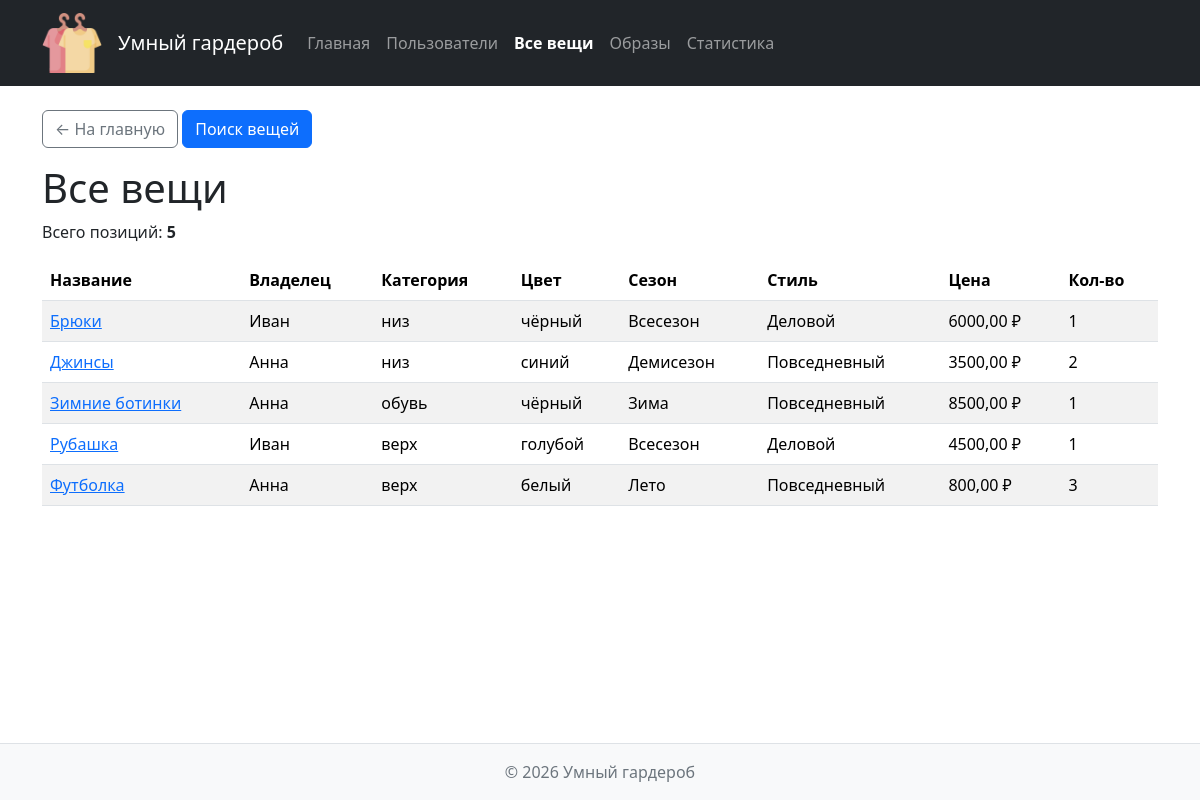
Screenshot of /clothing/ with the database file from the repository.
### wardrobe/views.py (the view)
# urls.py: path("", views.clothing_list, name="clothing_list"),
def clothing_list(request):
    conn = get_connection()
    conn.row_factory = sqlite3.Row
    items = conn.execute(
        """
        SELECT ci.id, ci.name, ci.color,
               ci.price, ci.quantity,
               cat.name AS category_name, u.name AS user_name,
               CASE ci.season
                   WHEN 'summer' THEN 'Лето'
                   WHEN 'winter' THEN 'Зима'
                   WHEN 'demiseason' THEN 'Демисезон'
                   WHEN 'all_season' THEN 'Всесезон'
                   ELSE ci.season
               END AS season_display,
               CASE ci.style
                   WHEN 'casual' THEN 'Повседневный'
                   WHEN 'formal' THEN 'Деловой'
                   WHEN 'sport' THEN 'Спортивный'
                   WHEN 'street' THEN 'Уличный'
                   WHEN 'classic' THEN 'Классический'
                   WHEN 'romantic' THEN 'Романтический'
                   ELSE ci.style
               END AS style_display
        FROM clothing_items ci
        LEFT JOIN categories cat ON ci.category_id = cat.id
        JOIN users u ON ci.user_id = u.id
        ORDER BY ci.name
        """
    ).fetchall()
    conn.close()
    return render(request, "wardrobe/clothing_list.html", {"items": items})

### db/database.py (called while the page is built)
def get_connection():
    conn = sqlite3.connect(DB_PATH)
    conn.execute("PRAGMA foreign_keys = ON")
    conn.row_factory = sqlite3.Row
    return conn

### wardrobe/templates/wardrobe/clothing_list.html (shortened to what this page needs)
{% extends 'base.html' %}
{% block content %}
<a href="{% url 'homepage:index' %}" class="btn btn-outline-secondary btn-back">← На главную</a>
<a href="{% url 'wardrobe:available_items' %}" class="btn btn-primary btn-back">Поиск вещей</a>
<h1>Все вещи</h1>
<p>Всего позиций: <strong>{{ items|length }}</strong></p>
{% if items %}
<table class="table table-striped">
    <thead>
        <tr>
            <th>Название</th><th>Владелец</th><th>Категория</th>
            <th>Цвет</th><th>Сезон</th><th>Стиль</th><th>Цена</th><th>Кол-во</th>
        </tr>
    </thead>
    <tbody>
        {% for item in items %}
        <tr>
            <td><a href="{% url 'wardrobe:clothing_detail' item.id %}">{{ item.name|default:"Без названия" }}</a></td>
            <td>{{ item.user_name }}</td>
            <td>{{ item.category_name|default:"—" }}</td>
            <td>{{ item.color }}</td>
            <td>{{ item.season_display }}</td>
            <td>{{ item.style_display }}</td>
            <td>{{ item.price|floatformat:2 }} ₽</td>
            <td>{{ item.quantity }}</td>
        </tr>
        {% empty %}
        <tr><td colspan="8" class="text-center">Вещей пока нет.</td></tr>
        {% endfor %}
    </tbody>
</table>
{% else %}
<div class="alert alert-info">Вещей пока нет.</div>
{% endif %}
{% endblock %}

### templates/base.html (shortened to what this page needs)
{% load static %}
<!DOCTYPE html>
<html lang="ru">
<head>
    <link href="https://cdn.jsdelivr.net/npm/bootstrap@5.3.3/dist/css/bootstrap.min.css"
          rel="stylesheet">
    <link rel="stylesheet" href="{% static 'homepage/css/style.css' %}">
</head>
<body>
    {% include "includes/navigation.html" %}
    <main class="container">
        {% block content %}{% endblock %}
    </main>
    <footer class="site-footer">
        <div class="container">
            <p class="mb-0">&copy; <span id="current-year"></span> Умный гардероб</p>
        </div>
    </footer>
</body>
</html>

### templates/includes/navigation.html (shortened to what this page needs)
{% load static %}
<nav class="navbar navbar-expand-lg navbar-dark bg-dark mb-4">
    <div class="container">
        <a class="navbar-brand d-flex align-items-center" href="{% url 'homepage:index' %}">
            <img src="{% static 'homepage/img/logo.png' %}" alt="Логотип" class="wardrobe-logo">
            <span>Умный гардероб</span>
        </a>
        <div class="collapse navbar-collapse" id="navbarNav">
            <ul class="navbar-nav">
                <li class="nav-item">
                    <a class="nav-link" href="{% url 'homepage:index' %}">Главная</a>
                </li>
                <li class="nav-item">
                    <a class="nav-link" href="{% url 'accounts:user_list' %}">Пользователи</a>
                </li>
                <li class="nav-item">
                    <a class="nav-link" href="{% url 'wardrobe:clothing_list' %}">Все вещи</a>
                </li>
                <li class="nav-item">
                    <a class="nav-link" href="{% url 'outfits:outfit_list' %}">Образы</a>
                </li>
                <li class="nav-item">
                    <a class="nav-link" href="{% url 'outfits:statistics' %}">Статистика</a>
                </li>
            </ul>
        </div>
    </div>
</nav>

### homepage/static/homepage/css/style.css (style rules this page uses)
body { min-height: 100vh; display: flex; flex-direction: column; }
main.container { flex: 1; }
.wardrobe-logo { width: 60px; height: auto; margin-right: 1rem; border-radius: 8px; }
footer.site-footer { background-color: #f8f9fa; padding: 1rem 0; margin-top: 2rem; border-top: 1px solid #dee2e6; text-align: center; color: #6c757d; }
.btn-back { margin-bottom: 1rem; }

### rows the page displays
clothing_items: name "Брюки", user_name "Иван", category_name "низ", color "чёрный", season_display "Всесезон", style_display "Деловой", price "6000,00", quantity "1"
clothing_items: name "Джинсы", user_name "Анна", category_name "низ", color "синий", season_display "Демисезон", style_display "Повседневный", price "3500,00", quantity "2"
clothing_items: name "Зимние ботинки", user_name "Анна", category_name "обувь", color "чёрный", season_display "Зима", style_display "Повседневный", price "8500,00", quantity "1"
clothing_items: name "Рубашка", user_name "Иван", category_name "верх", color "голубой", season_display "Всесезон", style_display "Деловой", price "4500,00", quantity "1"
clothing_items: name "Футболка", user_name "Анна", category_name "верх", color "белый", season_display "Лето", style_display "Повседневный", price "800,00", quantity "3"

### other values shown
{{ items|length }} "5"
